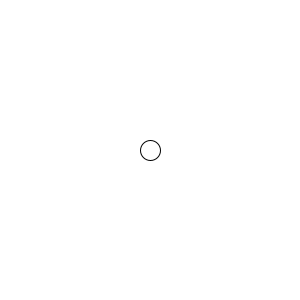
Frame 1 (no input)
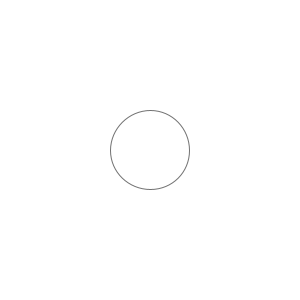
Frame 60 (the mouse pressed at the canvas centre just before this capture)
Frame 120 (the mouse held since frame 60 and released just before this capture): identical to frame 60, image omitted

The Processing sketch that drew these frames (run headless with seeded random() and noise(); from frame 60 on, the mouse is pressed at the canvas centre):

// Processing sketch: IncDecConst
// ── IncDecConst.pde

final int INIT_RADIUS = 20;    // this is a constant
final int INIT_CENTERX = 150;
final int INIT_CENTERY = 150;

int radius = 20;
float alpha = 255;
int centreX = 150;  
int centreY = 150;

void setup(){
  size(300,300);
  ellipseMode(CENTER);
}

void draw() {
  background(255,255,255);
  ellipse(centreX,centreY,radius,radius);
  radius++;
  stroke(0,0,0,alpha);
  alpha*=0.99;
  
  
}

void mousePressed() {
 centreX = mouseX;
 centreY = mouseY;
 radius = 20;
 alpha = 255;
}
